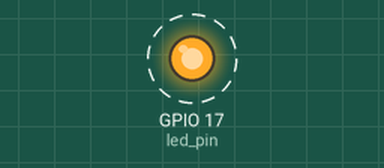
The program below on a simulated Raspberry Pi (BCM pin numbers). On the bench: output pins drawn as LEDs (lit = HIGH). Dashed ring = blinking. What the program prints to the terminal is not drawn. At 10.0 s the program stops and its outputs stay as they are.

Above: at 0.5 s.
Timing chart, 0 to 4.6 s (numbered marks = the images above):
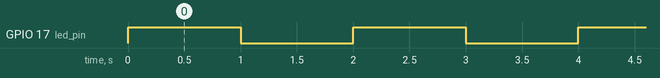

Measured:
- by itself, GPIO 17 (led_pin): alternates HIGH for 1.0 s and LOW for 1.0 s, 10 changes in all, then stays LOW

The program:

001_1_2gpio_output1_2.py
```python
'''
gpio17에 led 연결
2초 단위 점별 5회 반복하고 프로그램 종료
'''
import RPi.GPIO as GPIO
import time

led_pin = 17

try :
    GPIO.setmode(GPIO.BCM)

    GPIO.setup(led_pin, GPIO.OUT)

    for i in range(5):
        GPIO.output(led_pin, True)
        print('Led on')

        time.sleep(1.0)

        GPIO.output(led_pin, False)
        print('Led off')

        time.sleep(1.0)
except KeyboardInterrupt :
    print("Key interrupt")
except Exception as e:
    print(f"An error occurred: {e}")
finally :
    GPIO.cleanup()
    print('clean up done')
print('Program end')
```
